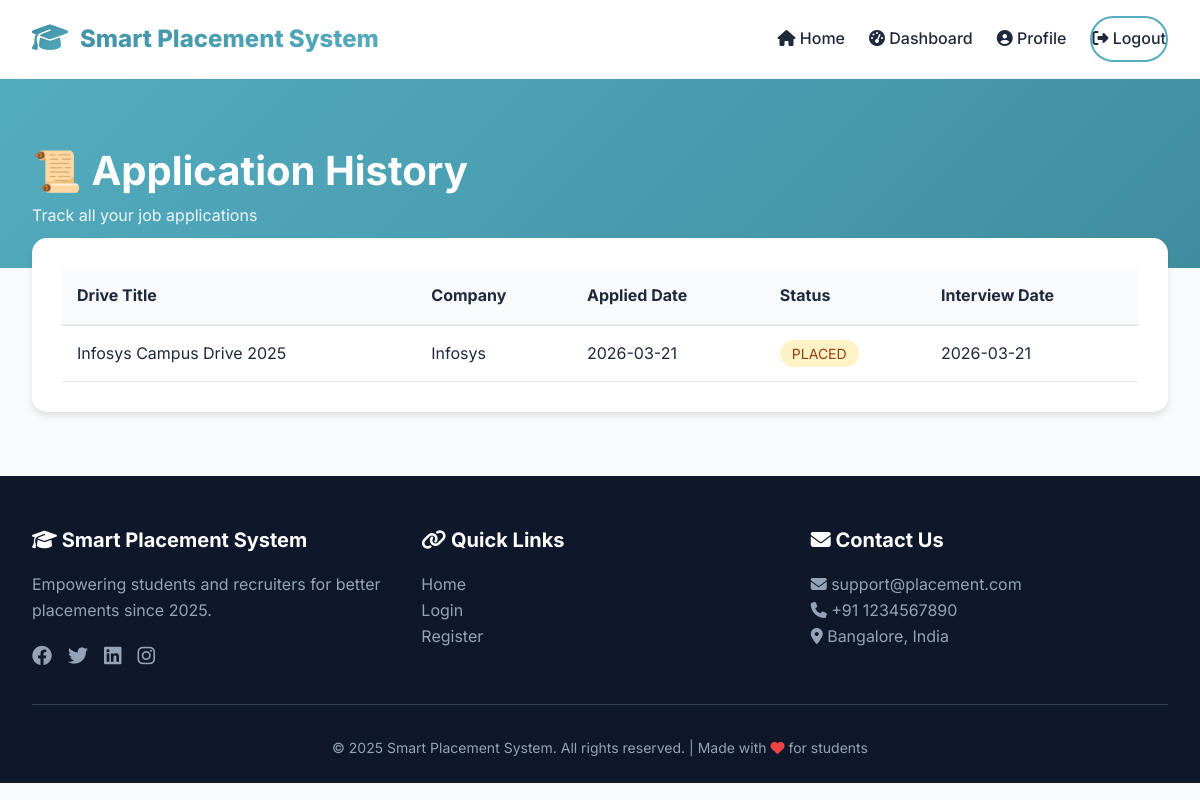
The app's page /student/applications (signed in) with its own data.
### models.py (models this page shows, shortened)
class Application(db.Model):
    __tablename__ = 'applications'
    id = db.Column(db.Integer, primary_key=True)
    student_id = db.Column(db.Integer, db.ForeignKey('student_profiles.id'), nullable=False)
    drive_id = db.Column(db.Integer, db.ForeignKey('placement_drives.id'), nullable=False)
    status = db.Column(db.String(20), default='eligible')
    applied_at = db.Column(db.DateTime, default=datetime.utcnow)
    interview_date = db.Column(db.DateTime)
    __table_args__ = (db.UniqueConstraint('student_id', 'drive_id', name='unique_application'),)

class PlacementDrive(db.Model):
    __tablename__ = 'placement_drives'
    id = db.Column(db.Integer, primary_key=True)
    company_id = db.Column(db.Integer, db.ForeignKey('companies.id'), nullable=False)
    title = db.Column(db.String(100), nullable=False)
    description = db.Column(db.Text)
    location = db.Column(db.String(100))
    package = db.Column(db.String(50))
    positions = db.Column(db.Integer)
    application_deadline = db.Column(db.DateTime, nullable=False)
    drive_date = db.Column(db.DateTime)
    is_active = db.Column(db.Boolean, default=True)
    created_at = db.Column(db.DateTime, default=datetime.utcnow)
    applications = db.relationship('Application', backref='drive', lazy=True, cascade='all, delete-orphan')

class Company(db.Model):
    __tablename__ = 'companies'
    id = db.Column(db.Integer, primary_key=True)
    name = db.Column(db.String(100), nullable=False)
    description = db.Column(db.Text)
    industry = db.Column(db.String(50))
    location = db.Column(db.String(100))
    min_cgpa = db.Column(db.Float, default=0)
    eligible_branches = db.Column(db.Text)
    is_active = db.Column(db.Boolean, default=True)
    created_at = db.Column(db.DateTime, default=datetime.utcnow)
    drives = db.relationship('PlacementDrive', backref='company', lazy=True, cascade='all, delete-orphan')

### app.py (the view)
@app.route('/student/applications')
@login_required
def student_applications():
    if current_user.role != 'student':
        return redirect(url_for('admin_dashboard'))
    profile = current_user.student_profile
    applications = Application.query.filter_by(student_id=profile.id).order_by(Application.applied_at.desc()).all()
    return render_template('student/applications.html', applications=applications)

### app.py (called while the page is built)
@app.context_processor
def inject_now():
    return {'now': datetime.utcnow()}

@login_manager.user_loader
def load_user(user_id):
    return User.query.get(int(user_id))

### templates/student/applications.html (shortened to what this page needs)
{% extends "base.html" %}
{% block content %}
<div style="background: linear-gradient(135deg, #54acbf, #3f8ea0); padding: 60px 0 40px;">
    <div class="container">
        <h1 style="color: white; font-size: 2.5rem;">📜 Application History</h1>
        <p style="color: rgba(255,255,255,0.9);">Track all your job applications</p>
    </div>
</div>
<div class="container" style="margin-top: -30px;">
    <div style="background: white; border-radius: 15px; padding: 30px; box-shadow: 0 4px 6px rgba(0,0,0,0.1);">
        {% if applications %}
            <table style="width: 100%; border-collapse: collapse;">
                <thead>
                    <tr style="background: #f8fafc; border-bottom: 2px solid #e5e7eb;">
                        <th style="padding: 15px; text-align: left;">Drive Title</th>
                        <th style="padding: 15px; text-align: left;">Company</th>
                        <th style="padding: 15px; text-align: left;">Applied Date</th>
                        <th style="padding: 15px; text-align: left;">Status</th>
                        <th style="padding: 15px; text-align: left;">Interview Date</th>
                    </tr>
                </thead>
                <tbody>
                    {% for app in applications %}
                    <tr style="border-bottom: 1px solid #e5e7eb;">
                        <td style="padding: 15px;">{{ app.drive.title }}</td>
                        <td style="padding: 15px;">{{ app.drive.company.name }}</td>
                        <td style="padding: 15px;">{{ app.applied_at.strftime('%Y-%m-%d') }}</td>
                        <td style="padding: 15px;">
                            <span style="background:
                                {% if app.status == 'selected' %}#d1fae5; color: #065f46;
                                {% elif app.status == 'shortlisted' %}#dbeafe; color: #1e40af;
                                {% elif app.status == 'rejected' %}#fee2e2; color: #991b1b;
                                {% else %}#fef3c7; color: #92400e;{% endif %}
                                padding: 5px 12px; border-radius: 20px; font-size: 0.875rem;">
                                {{ app.status|upper }}
                            </span>
                        </td>
                        <td style="padding: 15px;">{{ app.interview_date.strftime('%Y-%m-%d') if app.interview_date else 'Not scheduled' }}</td>
                    </tr>
                    {% endfor %}
                </tbody>
            </table>
        {% endif %}
    </div>
</div>
{% endblock %}

### templates/base.html (style rules this page uses)
* { margin: 0; padding: 0; box-sizing: border-box; }
:root { --primary: #54acbf; --primary-dark: #3f8ea0; --primary-light: #c2e3ec; --secondary: #667eea; --secondary-dark: #5a67d8; --dark: #1e293b; --gray: #64748b; --light: #f8fafc; --white: #ffffff; --shadow-sm: 0 4px 6px -1px rgba(0, 0, 0, 0.1); --shadow-md: 0 10px 15px -3px rgba(0, 0, 0, 0.1); --shadow-lg: 0 20px 25px -5px rgba(0, 0, 0, 0.1); }
body { font-family: 'Inter', sans-serif; background: var(--light); color: var(--dark); line-height: 1.6; }
.container { max-width: 1280px; margin: 0 auto; padding: 0 2rem; }

### records on screen
Application: drive "Infosys Campus Drive 2025", drive.company.name "Infosys", applied_at "2026-03-21", status "PLACED", interview_date "2026-03-21"
